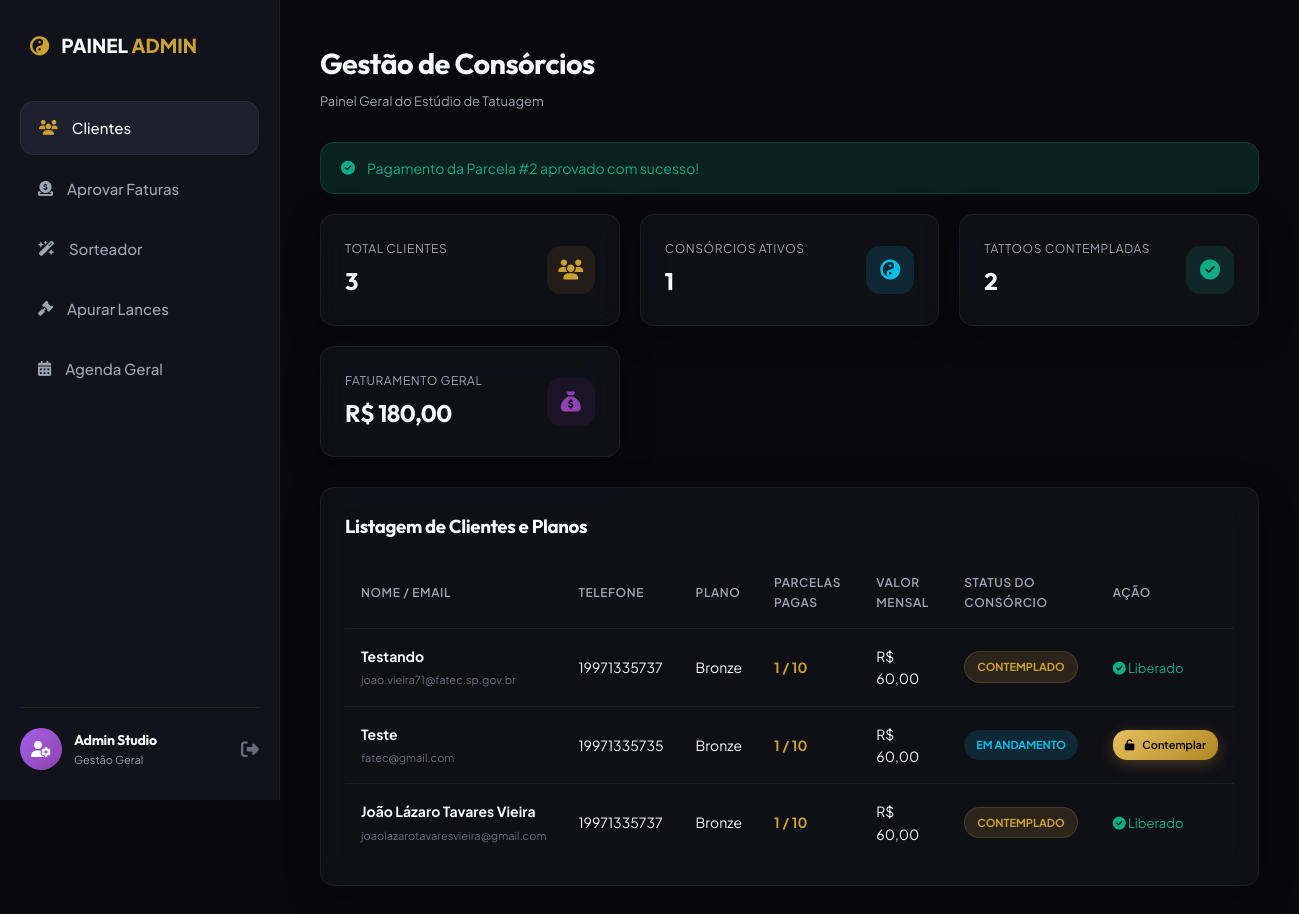
/admin.php?action=aprovar_pagamento&id=2 (signed in), run on the app's committed database.
### tables this page shows
CREATE TABLE `pagamentos` (
  `id` int(11) NOT NULL,
  `usuario_id` int(11) NOT NULL,
  `plano_usuario_id` int(11) NOT NULL,
  `parcela_numero` int(11) NOT NULL,
  `valor` decimal(10,2) NOT NULL,
  `status` enum('pendente','pago') DEFAULT 'pendente',
  `mercado_pago_id` varchar(100) DEFAULT NULL,
  `metodo_pagamento` varchar(50) DEFAULT NULL,
  `data_criacao` timestamp NOT NULL DEFAULT current_timestamp(),
  `data_pagamento` datetime DEFAULT NULL
);

CREATE TABLE `planos_usuario` (
  `id` int(11) NOT NULL,
  `usuario_id` int(11) NOT NULL,
  `plano_nome` varchar(50) NOT NULL,
  `valor_mensal` decimal(10,2) NOT NULL,
  `valor_total` decimal(10,2) NOT NULL,
  `status` enum('ativo','contemplado','quitado') DEFAULT 'ativo',
  `parcelas_pagas` int(11) DEFAULT 0,
  `metodo_contemplacao` enum('sorteio','lance','quitacao','nenhum') DEFAULT 'nenhum',
  `data_adesao` timestamp NOT NULL DEFAULT current_timestamp(),
  `data_contemplacao` datetime DEFAULT NULL
);

CREATE TABLE `usuarios` (
  `id` int(11) NOT NULL,
  `nome` varchar(100) NOT NULL,
  `email` varchar(100) NOT NULL,
  `senha` varchar(255) NOT NULL,
  `telefone` varchar(20) NOT NULL,
  `cpf` varchar(20) NOT NULL,
  `perfil` enum('cliente','admin') DEFAULT 'cliente',
  `criado_em` timestamp NOT NULL DEFAULT current_timestamp()
);

### admin.php (the view, shortened to what this page needs)
<?php
require_once __DIR__ . '/db.php';
$sucesso = '';
if (isset($_GET['action']) && $_GET['action'] === 'aprovar_pagamento') {
    $pagamento_id = intval($_GET['id']);
    $stmt = $pdo->prepare("SELECT * FROM pagamentos WHERE id = :id AND status = 'pendente'");
    $stmt->execute(['id' => $pagamento_id]);
    $pagamento = $stmt->fetch();
    if ($pagamento) {
        try {
            $pdo->beginTransaction();
            $pdo->commit();
            $sucesso = "Pagamento da Parcela #{$pagamento['parcela_numero']} aprovado com sucesso!";
        } catch (Exception $e) {
            $pdo->rollBack();
            $erro = "Erro ao aprovar pagamento: " . $e->getMessage();
        }
    } else {
        $erro = "Pagamento já aprovado ou não localizado.";
    }
}
$count_clientes = $pdo->query("SELECT COUNT(*) FROM usuarios WHERE perfil = 'cliente'")->fetchColumn();
$count_ativos = $pdo->query("SELECT COUNT(*) FROM planos_usuario WHERE status = 'ativo'")->fetchColumn();
$count_contemplados = $pdo->query("SELECT COUNT(*) FROM planos_usuario WHERE status IN ('contemplado', 'quitado')")->fetchColumn();
$total_recebido = $pdo->query("SELECT SUM(valor) FROM pagamentos WHERE status = 'pago'")->fetchColumn() ?: 0.00;
$stmt = $pdo->query("SELECT u.nome, u.email, u.telefone, pu.plano_nome, pu.parcelas_pagas, pu.valor_mensal, pu.status, pu.id as plano_id
                     FROM usuarios u
                     JOIN planos_usuario pu ON u.id = pu.usuario_id
                     ORDER BY u.criado_em DESC");
$membros = $stmt->fetchAll();
?>
<!DOCTYPE html>
<html lang="pt-BR">
<head>
    <link rel="stylesheet" href="styles.css">
    <link rel="stylesheet" href="https://cdnjs.cloudflare.com/ajax/libs/font-awesome/6.4.0/css/all.min.css">
</head>
<body>
    <div class="dashboard-wrapper">
        <aside class="sidebar">
            <div class="sidebar-logo">
                <i class="fa-solid fa-yin-yang" style="color: var(--accent-gold);"></i>
                <span>PAINEL <span style="color: var(--accent-gold);">ADMIN</span></span>
            </div>
            <ul class="sidebar-menu">
                <li class="menu-item active" id="side-clientes"><a href="javascript:void(0)" onclick="switchTab('clientes')"><i class="fa-solid fa-users"></i> <span>Clientes</span></a></li>
                <li class="menu-item" id="side-financeiro"><a href="javascript:void(0)" onclick="switchTab('financeiro')"><i class="fa-solid fa-circle-dollar-to-slot"></i> <span>Aprovar Faturas</span></a></li>
                <li class="menu-item" id="side-sorteios"><a href="javascript:void(0)" onclick="switchTab('sorteios')"><i class="fa-solid fa-wand-magic-sparkles"></i> <span>Sorteador</span></a></li>
                <li class="menu-item" id="side-lances"><a href="javascript:void(0)" onclick="switchTab('lances')"><i class="fa-solid fa-gavel"></i> <span>Apurar Lances</span></a></li>
                <li class="menu-item" id="side-agendas"><a href="javascript:void(0)" onclick="switchTab('agendas')"><i class="fa-solid fa-calendar-days"></i> <span>Agenda Geral</span></a></li>
            </ul>
            <div class="sidebar-user">
                <div class="user-info">
                    <div class="user-avatar" style="background: var(--accent-purple-gradient); color: white;"><i class="fa-solid fa-user-gear"></i></div>
                    <div class="user-details">
                        <h4>Admin Studio</h4>
                        <p>Gestão Geral</p>
                    </div>
                </div>
                <a href="logout.php" class="logout-btn" title="Sair"><i class="fa-solid fa-right-from-bracket"></i></a>
            </div>
        </aside>
        <main class="main-content">
            <div class="page-header">
                <div>
                    <h1 id="page-title">Gestão de Consórcios</h1>
                    <p style="color: var(--text-secondary); font-size: 13px; margin-top: 5px;">Painel Geral do Estúdio de Tatuagem</p>
                </div>
            </div>
            <?php if (!empty($sucesso)): ?>
                <div class="alert alert-success"><i class="fa-solid fa-circle-check"></i> <?php echo $sucesso; ?></div>
            <?php endif; ?>
            <div class="metrics-grid">
                <div class="glass-card metric-card">
                    <div class="metric-data">
                        <p>Total Clientes</p>
                        <h3><?php echo $count_clientes; ?></h3>
                    </div>
                    <div class="metric-icon gold"><i class="fa-solid fa-users"></i></div>
                </div>
                <div class="glass-card metric-card">
                    <div class="metric-data">
                        <p>Consórcios Ativos</p>
                        <h3><?php echo $count_ativos; ?></h3>
                    </div>
                    <div class="metric-icon info"><i class="fa-solid fa-yin-yang"></i></div>
                </div>
                <div class="glass-card metric-card">
                    <div class="metric-data">
                        <p>Tattoos Contempladas</p>
                        <h3><?php echo $count_contemplados; ?></h3>
                    </div>
                    <div class="metric-icon success"><i class="fa-solid fa-circle-check"></i></div>
                </div>
                <div class="glass-card metric-card">
                    <div class="metric-data">
                        <p>Faturamento Geral</p>
                        <h3>R$ <?php echo number_format($total_recebido, 2, ',', '.'); ?></h3>
                    </div>
                    <div class="metric-icon purple"><i class="fa-solid fa-sack-dollar"></i></div>
                </div>
            </div>
            <section id="tab-clientes" class="tab-section active">
                <div class="glass-card">
                    <h3 style="margin-bottom: 15px;">Listagem de Clientes e Planos</h3>
                    <div class="table-wrapper">
                        <?php if (count($membros) > 0): ?>
                            <table>
                                <thead>
                                    <tr>
                                        <th>Nome / Email</th>
                                        <th>Telefone</th>
                                        <th>Plano</th>
                                        <th>Parcelas Pagas</th>
                                        <th>Valor Mensal</th>
                                        <th>Status do Consórcio</th>
                                        <th>Ação</th>
                                    </tr>
                                </thead>
                                <tbody>
                                    <?php foreach ($membros as $m): ?>
                                        <tr>
                                            <td>
                                                <strong><?php echo htmlspecialchars($m['nome']); ?></strong><br>
                                                <span style="font-size: 11px; color: var(--text-muted);"><?php echo htmlspecialchars($m['email']); ?></span>
                                            </td>
                                            <td><?php echo htmlspecialchars($m['telefone']); ?></td>
                                            <td><?php echo htmlspecialchars($m['plano_nome']); ?></td>
                                            <td><strong style="color: var(--accent-gold);"><?php echo $m['parcelas_pagas']; ?> / 10</strong></td>
                                            <td>R$ <?php echo number_format($m['valor_mensal'], 2, ',', '.'); ?></td>
                                            <td>
                                                <?php if ($m['status'] === 'quitado'): ?>
                                                    <span class="badge badge-success">Quitado & Liberado</span>
                                                <?php elseif ($m['status'] === 'contemplado'): ?>
                                                    <span class="badge badge-gold">Contemplado</span>
                                                <?php else: ?>
                                                    <span class="badge badge-info">Em Andamento</span>
                                                <?php endif; ?>
                                            </td>
                                            <td>
                                                <?php if ($m['status'] === 'ativo'): ?>
                                                    <a href="admin.php?action=contemplar_manual&plano_id=<?php echo $m['plano_id']; ?>"
                                                       class="btn btn-gold"
                                                       style="padding: 6px 12px; font-size: 11px;"
                                                       onclick="return confirm('Liberar agendamento de tatuagem para <?php echo addslashes($m['nome']); ?>?');"
                                                    >
                                                        <i class="fa-solid fa-unlock"></i> Contemplar
                                                    </a>
                                                <?php else: ?>
                                                    <span style="color: var(--success); font-size: 13px;"><i class="fa-solid fa-check-circle"></i> Liberado</span>
                                                <?php endif; ?>
                                            </td>
                                        </tr>
                                    <?php endforeach; ?>
                                </tbody>
                            </table>
                        <?php else: ?>
                            <div style="text-align: center; padding: 20px; color: var(--text-secondary);">Nenhum cliente cadastrado no consórcio.</div>
                        <?php endif; ?>
                    </div>
                </div>
            </section>
        </main>
    </div>
</body>
</html>

### data on the page
pagamentos: parcela_numero "Pagamento da Parcela #2 aprovado com sucesso!"
planos_usuario: usuario.nome "Testando", usuario.email "joao.vieira71@fatec.sp.gov.br", usuario.telefone "19971335737", plano_nome "Bronze", parcelas_pagas "1", valor_mensal "60,00", status "CONTEMPLADO"
planos_usuario: usuario.nome "Teste", usuario.email "fatec@gmail.com", usuario.telefone "19971335735", plano_nome "Bronze", parcelas_pagas "1", valor_mensal "60,00", status "EM ANDAMENTO"
planos_usuario: usuario.nome "João Lázaro Tavares Vieira", usuario.email "joaolazarotavaresvieira@gmail.com", usuario.telefone "19971335737", plano_nome "Bronze", parcelas_pagas "1", valor_mensal "60,00", status "CONTEMPLADO"

### other printed values
$count_clientes "3"
$count_ativos "1"
$count_contemplados "2"
$total_recebido "180,00"
